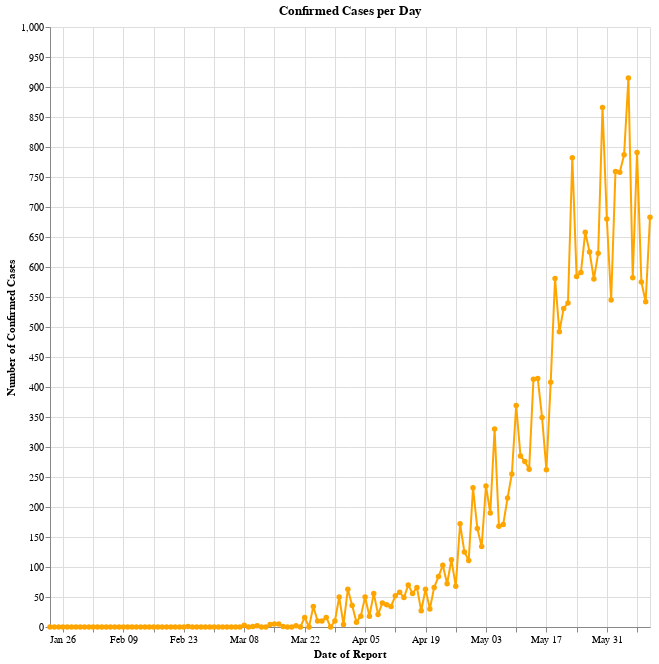

This figure's notebook cell:
### Markdown cell above
The reported values represent daily new confirmed cases rather than cumulative totals; the same applies to fatalities. Observed zeros and sharp spikes likely reflect irregular reporting and retrospective backfilling, consistent with known limitations in testing and reporting infrastructure.

Despite these constraints, both confirmed cases and fatalities appear to stabilize around May, suggesting a plateau in reported transmission during this period. However, the limited temporal coverage precludes drawing firm conclusions.

### Code cell
alt.Chart(afghanistan_confirmed).mark_line(
    point={"color": "orange"},
    color="orange",
).encode(
    x=alt.X("Date:T", title="Date of Report"),
    y=alt.Y("TargetValue:Q", title="Number of Confirmed Cases"),
).properties(
    width=600, height=600, title="Confirmed Cases per Day"
)

### Figure 1 — Vega-Lite specification as saved in the notebook (floating-point values rounded to 4 significant figures; data arrays with more than 128 entries replaced by an {"elided": "..."} marker saying what was removed)
{"config": {"view": {"continuousWidth": 300, "continuousHeight": 300}}, "data": {"name": "data-8837973e5cf1e041bd4cf4da35b8b52a"}, "mark": {"type": "line", "color": "orange", "point": {"color": "orange"}}, "encoding": {"x": {"field": "Date", "title": "Date of Report", "type": "temporal"}, "y": {"field": "TargetValue", "title": "Number of Confirmed Cases", "type": "quantitative"}}, "height": 600, "title": "Confirmed Cases per Day", "width": 600, "$schema": "https://vega.github.io/schema/vega-lite/v6.1.0.json", "datasets": {"data-8837973e5cf1e041bd4cf4da35b8b52a": {"elided": "140 records"}}}
